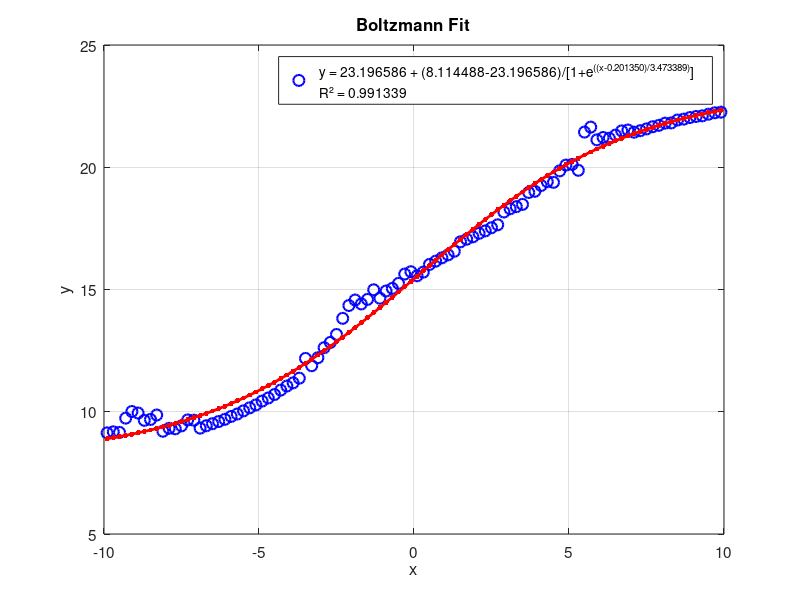

Here is the MATLAB script that generated this plot:
% 数据输入
x = [
     -9.9
     -9.7
     -9.5
     -9.3
     -9.1
     -8.9
     -8.7
     -8.5
     -8.3
     -8.1
     -7.9
     -7.7
     -7.5
     -7.3
     -7.1
     -6.9
     -6.7
     -6.5
     -6.3
     -6.1
     -5.9
     -5.7
     -5.5
     -5.3
     -5.1
     -4.9
     -4.7
     -4.5
     -4.3
     -4.1
     -3.9
     -3.7
     -3.5
     -3.3
     -3.1
     -2.9
     -2.7
     -2.5
     -2.3
     -2.1
     -1.9
     -1.7
     -1.5
     -1.3
     -1.1
     -0.9
     -0.7
     -0.5
     -0.3
     -0.1
     0.1
     0.3
     0.5
     0.7
     0.9
     1.1
     1.3
     1.5
     1.7
     1.9
     2.1
     2.3
     2.5
     2.7
     2.9
     3.1
     3.3
     3.5
     3.7
     3.9
     4.1
     4.3
     4.5
     4.7
     4.9
     5.1
     5.3
     5.5
     5.7
     5.9
     6.1
     6.3
     6.5
     6.7
     6.9
     7.1
     7.3
     7.5
     7.7
     7.9
     8.1
     8.3
     8.5
     8.7
     8.9
     9.1
     9.3
     9.5
     9.7
     9.9

     ]';

y = [
     9.13657107
     9.178798522
     9.155088256
     9.738515429
     10.01068483
     9.948332577
     9.64953821
     9.684991597
     9.867677504
     9.202326796
     9.323056226
     9.302901107
     9.423914725
     9.665668583
     9.654596366
     9.329990139
     9.427243358
     9.512309136
     9.600345342
     9.691032254
     9.806591938
     9.907886189
     10.03739623
     10.16076781
     10.27931019
     10.43589504
     10.56336144
     10.70501737
     10.8853921
     11.05153066
     11.18115602
     11.3737858
     12.18095678
     11.88268983
     12.20930543
     12.61969834
     12.83630392
     13.16079378
     13.81991417
     14.34507303
     14.57080978
     14.40931963
     14.5937891
     14.988615
     14.64261329
     14.93927086
     15.04483497
     15.24946501
     15.63262194
     15.72761616
     15.56089283
     15.71040301
     16.02601862
     16.15882022
     16.29555766
     16.41686689
     16.56326716
     16.95200502
     17.05799677
     17.15471986
     17.29612173
     17.39731294
     17.52774491
     17.64625623
     18.16924947
     18.3019156
     18.387991
     18.48050351
     18.96888563
     19.01726969
     19.25167329
     19.40822376
     19.38318604
     19.85250789
     20.08806731
     20.11591692
     19.87481766
     21.43801156
     21.64146429
     21.12045142
     21.21855862
     21.18629984
     21.31347633
     21.48660255
     21.52285903
     21.43400411
     21.49507468
     21.56830408
     21.65763174
     21.71395311
     21.80384554
     21.81377845
     21.93139111
     21.96809011
     22.03339925
     22.07694084
     22.10318002
     22.16879768
     22.22731376
     22.25295627
     ]';

% Boltzmann拟合
boltzmann = @(b, x) b(2) + (b(1) - b(2)) ./ (1 + exp((x - b(3)) / b(4)));

% 智能确定初始参数
A1_guess = max(y); % 上限（y的最大值）
A2_guess = min(y); % 下限（y的最小值）

% 自动计算中点x0：基于数据分布
% 找到y值接近(A1_guess + A2_guess) / 2 的点
mid_y = (A1_guess + A2_guess) / 2;
[~, idx] = min(abs(y - mid_y));
x0_guess = x(idx); % 取最接近中值的x点

% 自动计算斜率dx：基于数据分布的特征
% 使用线性回归估计变化率
dy = diff(y);
dx = diff(x);
slopes = dy ./ dx; % 每个区间的斜率
dx_guess = median(abs(slopes)); % 使用中值作为初始斜率估计

% 确保dx不为0或太小
if dx_guess < 0.1
    dx_guess = 0.5; % 设置最小阈值
end

beta0 = [A1_guess, A2_guess, x(length(x) / 2), 1];
fprintf('Guess Param: A1=%.6f, A2=%.6f, x0=%.6f, dx=%.6f\n', beta0);

% 拟合
beta = lsqcurvefit(boltzmann, beta0, x, y);

% 计算R²
y_fit = boltzmann(beta, x); % 在原始x点处的拟合值
R2 = 1 - sum((y - y_fit) .^ 2) / sum((y - mean(y)) .^ 2);

% 绘图
figure;
plot(x, y, 'bo', 'MarkerSize', 8, 'LineWidth', 1.5, 'DisplayName', 'Original Curve');
hold on;
% 绘制拟合线
plot(x, y_fit, 'r.-', 'LineWidth', 2, 'MarkerSize', 12, 'DisplayName', 'Fitted Curve');

% 创建图例文本
eq_text = sprintf('y = %.6f + (%.6f-%.6f)/[1+e^{((x-%.6f)/%.6f)}]', ...
    beta(2), beta(1), beta(2), beta(3), beta(4));
legend_text = sprintf('%s\nR² = %.6f', eq_text, R2);

% 添加图例
legend({legend_text}, 'Location', 'best', 'FontSize', 10);
xlabel('x', 'FontSize', 12);
ylabel('y', 'FontSize', 12);
title('Boltzmann Fit', 'FontSize', 14);
grid on;
set(gca, 'FontSize', 11);

fprintf('Result: A1=%.6f, A2=%.6f, x0=%.6f, dx=%.6f, R2=%.6f\n', beta, R2);

% Guess Param: A1=22.252956, A2=9.136571, x0=-0.100000, dx=1.000000
% 可能存在局部最小值。
% lsqcurvefit 已停止，因为平方和相对于其初始值的最终变化小于函数容差值。
% Result: A1=8.114388, A2=23.196753, x0=0.201398, dx=3.473488, R2=0.991339
